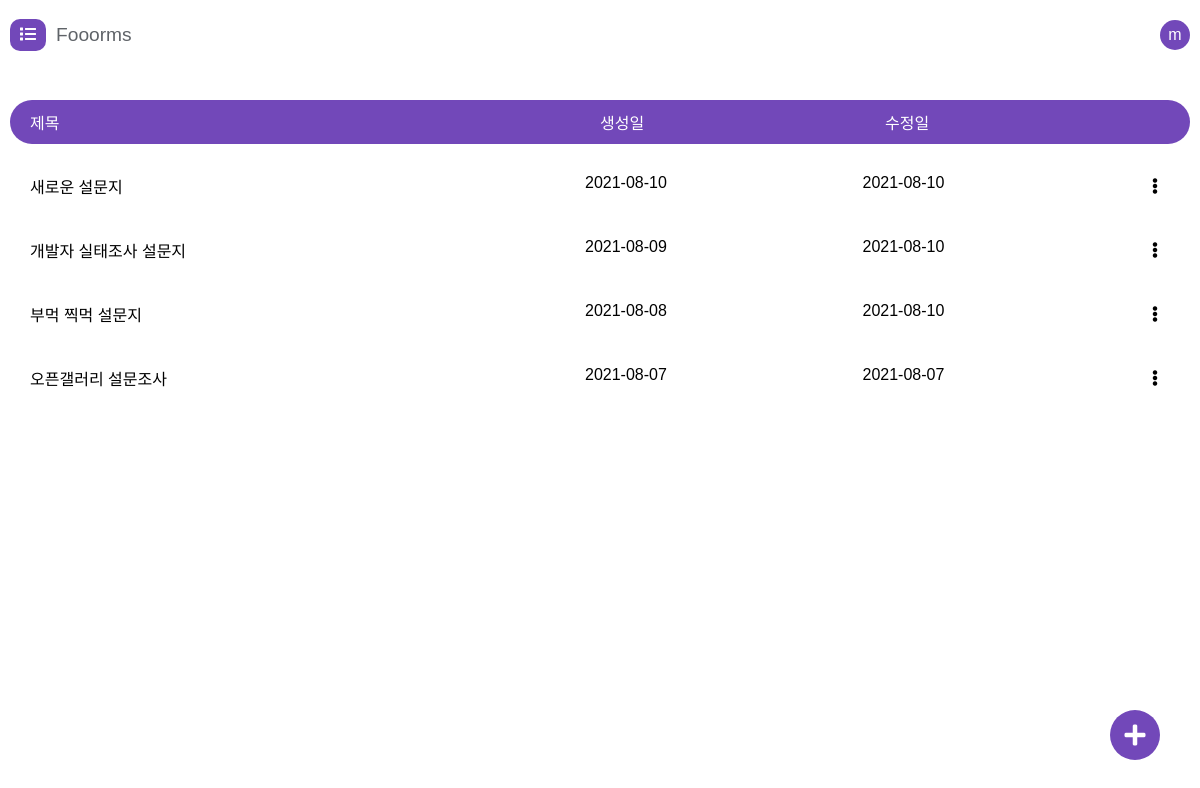
/forms/ (signed in), run on an earlier commit of the app's database.
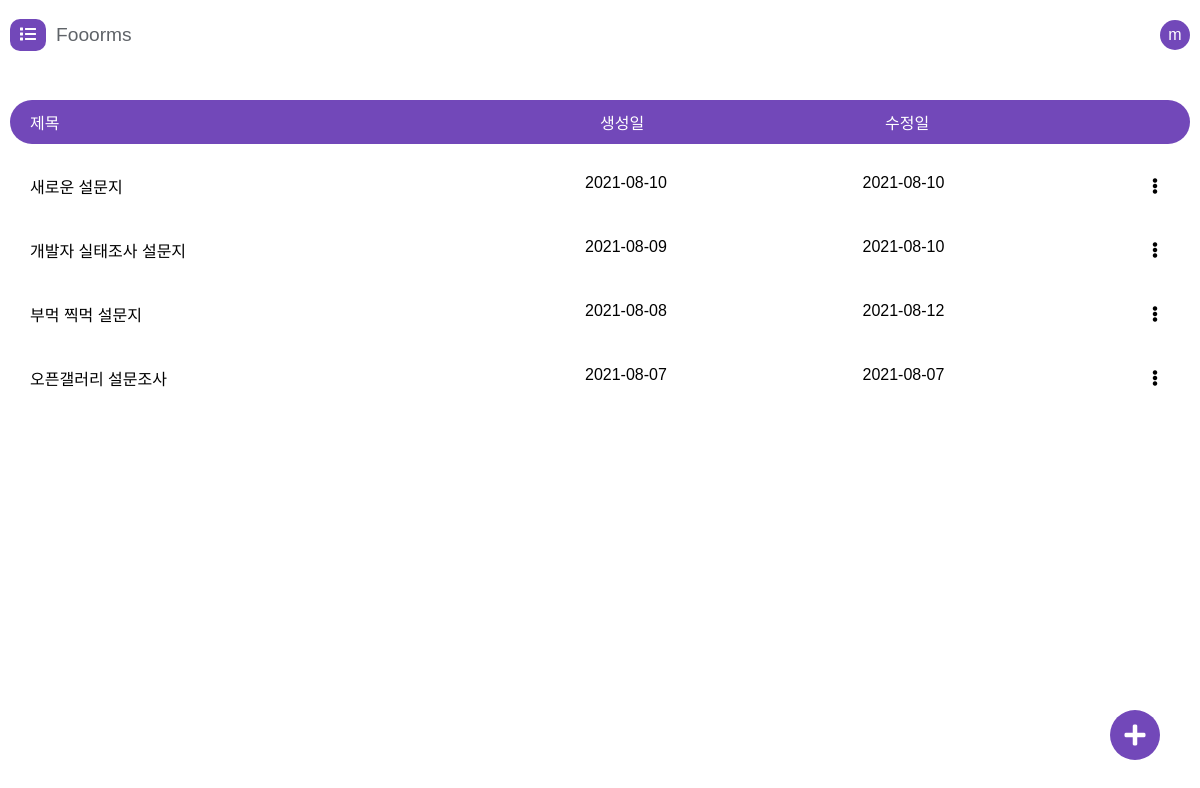
And on a later commit of the database.
### core/models.py (models this page shows)
class Form(models.Model):
    key = models.CharField(max_length=30)
    name = models.CharField(max_length=200)
    title = models.CharField(max_length=200)
    description = models.CharField(max_length=10000, blank = True)
    creator = models.ForeignKey(User, on_delete = models.CASCADE)
    created_at = models.DateTimeField(auto_now_add = True)
    updated_at = models.DateTimeField(auto_now = True)
    questions = models.ManyToManyField(Questions)

### core/views.py (the view)
# urls.py: path('forms/', views.forms, name="forms"),
def forms(request) :
  if not request.user.is_authenticated:
    return HttpResponseRedirect(reverse('login'))
  forms = FormModel.objects.filter(creator = request.user).order_by('-created_at')
  return render(request, 'forms/index.html',{"forms": forms})

### templates/forms/index.html (shortened to what this page needs)
{% extends 'base.html' %} {% load static %} {% block css %}
<link rel="stylesheet" href="{% static 'css/forms.css' %}?59" />
{% endblock %}  {% block content %}
<div class="fs-container">
  <header class="fs-header container">
    <a href="{% url 'home' %}" class="fs-header-left">
      <div class="fs-header-left-logo"><i class="fas fa-list"></i></div>
      <div class="fs-header-left-title">Fooorms</div>
    </a>
    <div class="fs-header-right">
      <div class="btn-circle">
        <a href="{% url 'logout' %}" class="btn btn-light fs-user">{{user.username|first}}</a>
      </div>
    </div>
  </header>
  <div class="fs-main">
    <div class="fs-forms container">
      <div class="fs-table">
        <div class="fs-table-header">
          <div>제목</div>
          <div>생성일</div>
          <div>수정일</div>
        </div>
        {% for item in forms %}
        <div class="fs-table-row">
          <a href="{% url 'form_edit' key=item.key %}" class="fs-table-row-title">{{item.name}}</a>
          <a href="{% url 'form_edit' key=item.key %}">{{item.created_at|date:"Y-m-d"}}</a>
          <a href="{% url 'form_edit' key=item.key %}">{{item.updated_at|date:"Y-m-d"}}</a>
          <div class="btn-circle fs-table-menu"><i class="fs-menu fas fa-ellipsis-v"></i></div>
        </div>
        {% endfor %}
      </div>
    </div>
  </div>
  <div id="fs-add" class="fs-tools"><i class="fas fa-plus"></i></div>
</div>
{% endblock %}

What changed in the data, as far as the page shows it:
changed Form "부먹 찍먹 설문지": updated_at "2021-08-10" → "2021-08-12"
